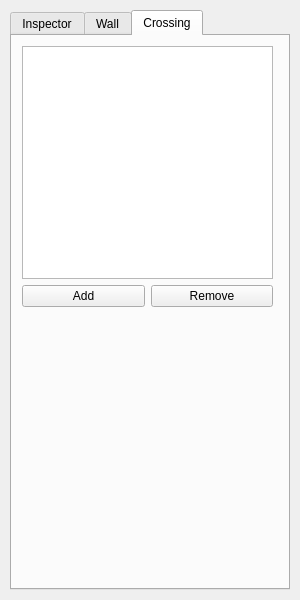
<?xml version="1.0" encoding="UTF-8"?>
<ui version="4.0">
 <class>PropertyWidget</class>
 <widget class="QWidget" name="PropertyWidget">
  <property name="geometry">
   <rect>
    <x>0</x>
    <y>0</y>
    <width>300</width>
    <height>600</height>
   </rect>
  </property>
  <property name="sizePolicy">
   <sizepolicy hsizetype="Minimum" vsizetype="Minimum">
    <horstretch>0</horstretch>
    <verstretch>0</verstretch>
   </sizepolicy>
  </property>
  <property name="minimumSize">
   <size>
    <width>300</width>
    <height>600</height>
   </size>
  </property>
  <property name="windowTitle">
   <string>Property</string>
  </property>
  <widget class="QTabWidget" name="tabWidget">
   <property name="geometry">
    <rect>
     <x>10</x>
     <y>10</y>
     <width>280</width>
     <height>580</height>
    </rect>
   </property>
   <property name="currentIndex">
    <number>2</number>
   </property>
   <widget class="QWidget" name="Inspector_Room">
    <attribute name="title">
     <string>Inspector</string>
    </attribute>
    <widget class="QWidget" name="">
     <property name="geometry">
      <rect>
       <x>10</x>
       <y>30</y>
       <width>253</width>
       <height>33</height>
      </rect>
     </property>
     <layout class="QHBoxLayout" name="horizontalLayout_Elevation">
      <item>
       <widget class="QLabel" name="label">
        <property name="text">
         <string>Elevation</string>
        </property>
       </widget>
      </item>
      <item>
       <widget class="QLineEdit" name="lineEdit"/>
      </item>
      <item>
       <widget class="QPushButton" name="pushButton">
        <property name="text">
         <string>Apply</string>
        </property>
       </widget>
      </item>
     </layout>
    </widget>
   </widget>
   <widget class="QWidget" name="wall">
    <attribute name="title">
     <string>Wall</string>
    </attribute>
    <widget class="QWidget" name="layoutWidget_wall">
     <property name="geometry">
      <rect>
       <x>10</x>
       <y>10</y>
       <width>251</width>
       <height>262</height>
      </rect>
     </property>
     <layout class="QVBoxLayout" name="verticalLayout_2">
      <item>
       <layout class="QVBoxLayout" name="verticalLayout">
        <item>
         <widget class="QListWidget" name="listWidget_walls"/>
        </item>
       </layout>
      </item>
      <item>
       <layout class="QHBoxLayout" name="horizontalLayout">
        <item>
         <widget class="QPushButton" name="pushButton_addWall">
          <property name="text">
           <string>Add</string>
          </property>
         </widget>
        </item>
        <item>
         <widget class="QPushButton" name="pushButton_removeWall">
          <property name="text">
           <string>Remove</string>
          </property>
         </widget>
        </item>
       </layout>
      </item>
     </layout>
    </widget>
   </widget>
   <widget class="QWidget" name="crossing">
    <attribute name="title">
     <string>Crossing</string>
    </attribute>
    <widget class="QWidget" name="layoutWidget_crossing">
     <property name="geometry">
      <rect>
       <x>10</x>
       <y>10</y>
       <width>251</width>
       <height>261</height>
      </rect>
     </property>
     <layout class="QVBoxLayout" name="verticalLayout_9">
      <item>
       <widget class="QListWidget" name="listWidget_crossing"/>
      </item>
      <item>
       <layout class="QHBoxLayout" name="horizontalLayout_5">
        <item>
         <widget class="QPushButton" name="pushButton_addCrossing">
          <property name="text">
           <string>Add</string>
          </property>
         </widget>
        </item>
        <item>
         <widget class="QPushButton" name="pushButton_removeCrossing">
          <property name="text">
           <string>Remove</string>
          </property>
         </widget>
        </item>
       </layout>
      </item>
     </layout>
    </widget>
   </widget>
  </widget>
 </widget>
 <resources/>
 <connections/>
</ui>
